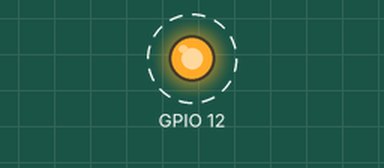
A program run on a simulated Raspberry Pi (BCM pin numbers). Parts: output pins drawn as LEDs (lit = HIGH). Dashed ring = blinking. What the program prints to the terminal is not drawn. At 10.0 s the program stops and its outputs stay as they are.

Above: at 0.2 s.
Timing chart, 0 to 3.0 s (numbered marks = the images above):
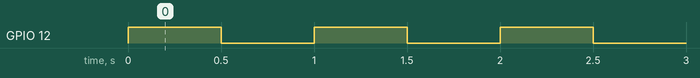

The program:

d4.py
```python
import RPi.GPIO as GPIO
import time

#GPIO.setwarnings(False)

GPIO.setmode(GPIO.BCM)
GPIO.setup(12, GPIO.OUT)


for i in range(10):
    GPIO.output(12,True)
    time.sleep(0.5)
    GPIO.output(12,False)
    time.sleep(0.5)

GPIO.cleanup()
print("Мигания закончились!")
```

Measured:
- by itself, GPIO 12: alternates HIGH for 0.50 s and LOW for 0.50 s, 20 changes in all, then stays LOW
